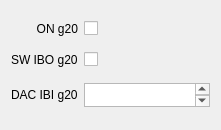
       <widget class="QWidget" name="gridLayoutWidget_18">
        <property name="geometry">
         <rect>
          <x>30</x>
          <y>280</y>
          <width>221</width>
          <height>130</height>
         </rect>
        </property>
        <layout class="QGridLayout" name="gridLayout_16">
         <item row="0" column="0">
          <widget class="QLabel" name="label_9">
           <property name="text">
            <string>ON g20</string>
           </property>
           <property name="alignment">
            <set>Qt::AlignRight|Qt::AlignTrailing|Qt::AlignVCenter</set>
           </property>
          </widget>
         </item>
         <item row="1" column="0">
          <widget class="QLabel" name="label_10">
           <property name="text">
            <string>SW IBO g20</string>
           </property>
          </widget>
         </item>
         <item row="2" column="0">
          <widget class="QLabel" name="label_14">
           <property name="text">
            <string>DAC IBI g20</string>
           </property>
          </widget>
         </item>
         <item row="0" column="1">
          <widget class="QCheckBox" name="lauroc1slowcontrolbiasAmpliG20ONBox">
           <property name="text">
            <string/>
           </property>
          </widget>
         </item>
         <item row="2" column="1">
          <widget class="QPlainTextEdit" name="lauroc1slowcontrolbiasAmpliG20dacIBIBox">
           <property name="maximumSize">
            <size>
             <width>16777215</width>
             <height>24</height>
            </size>
           </property>
          </widget>
         </item>
         <item row="1" column="1">
          <widget class="QCheckBox" name="lauroc1slowcontrolbiasAmpliG20swiboBox">
           <property name="text">
            <string/>
           </property>
          </widget>
         </item>
        </layout>
       </widget>
